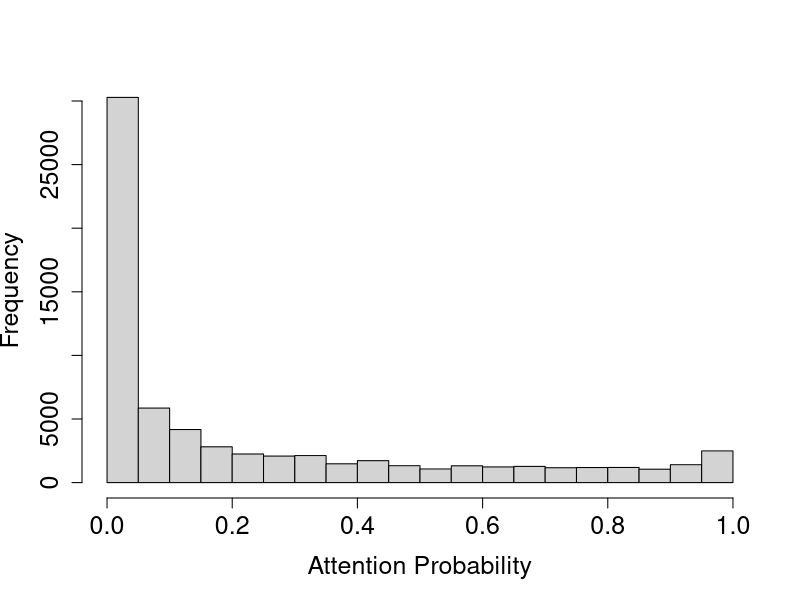
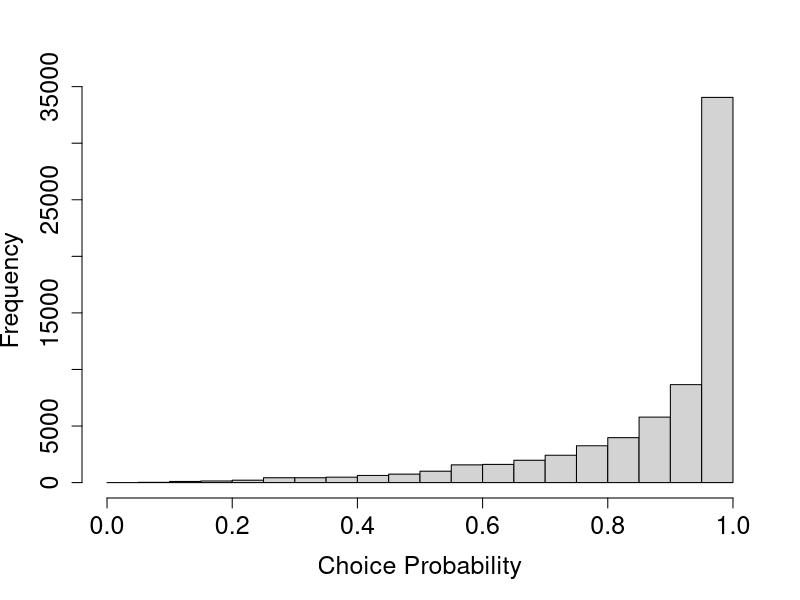
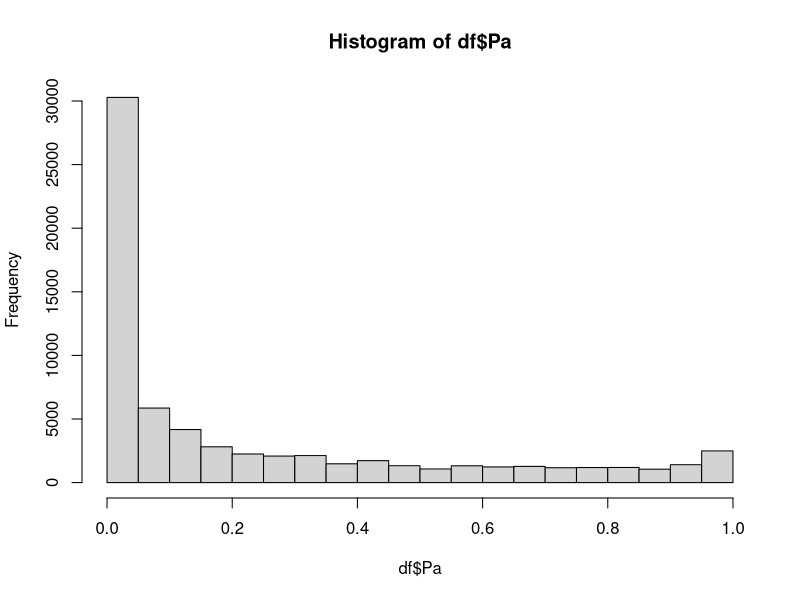
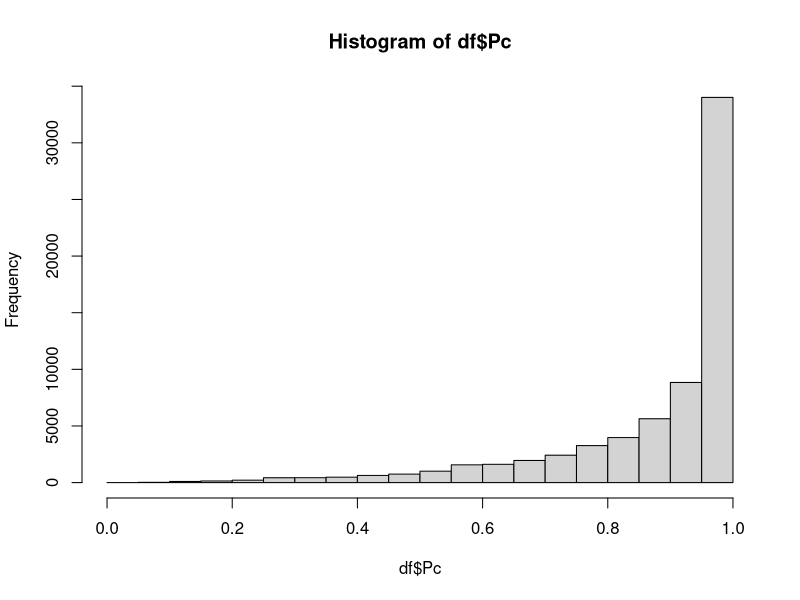
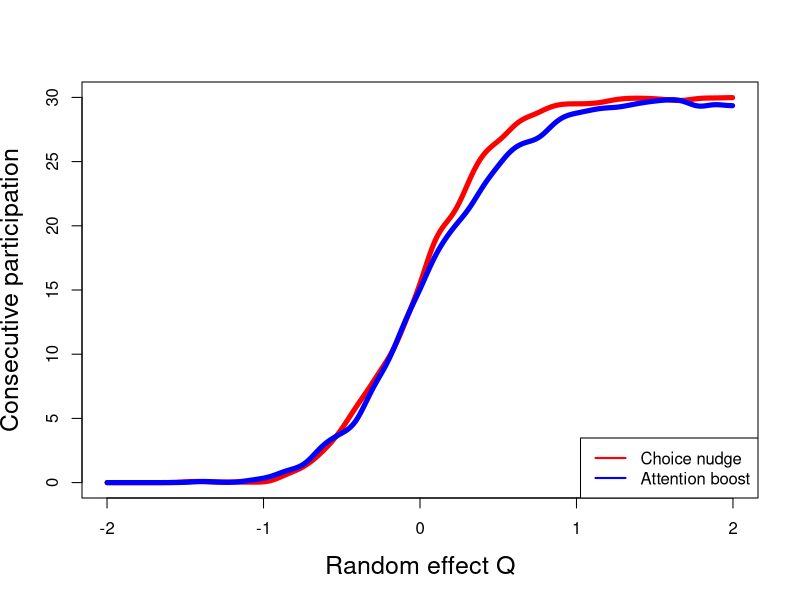
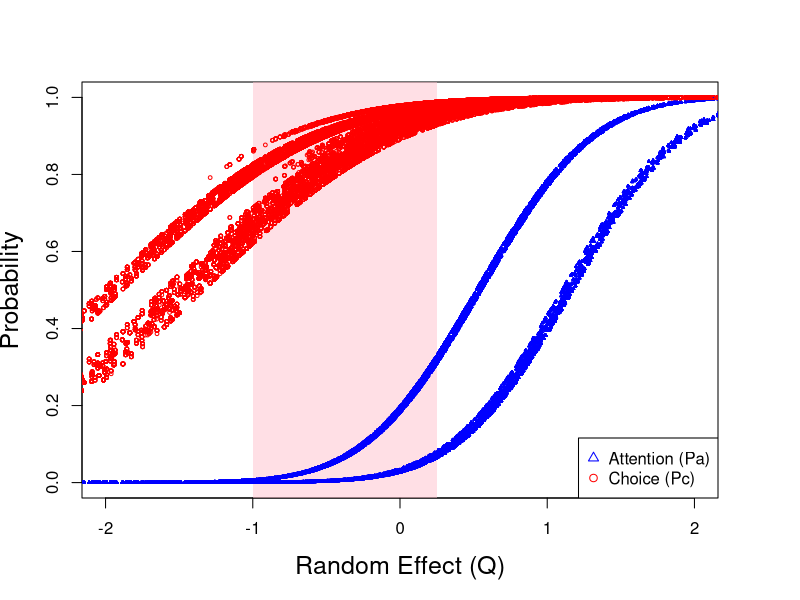
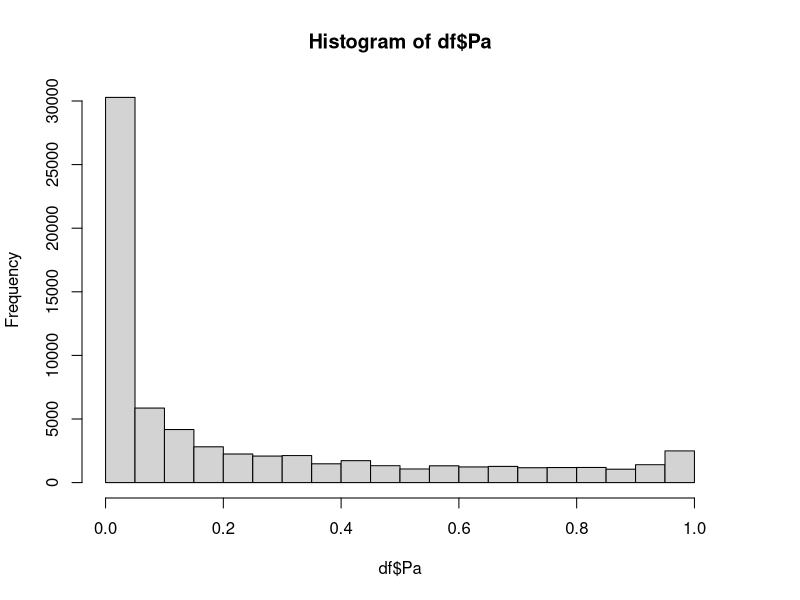
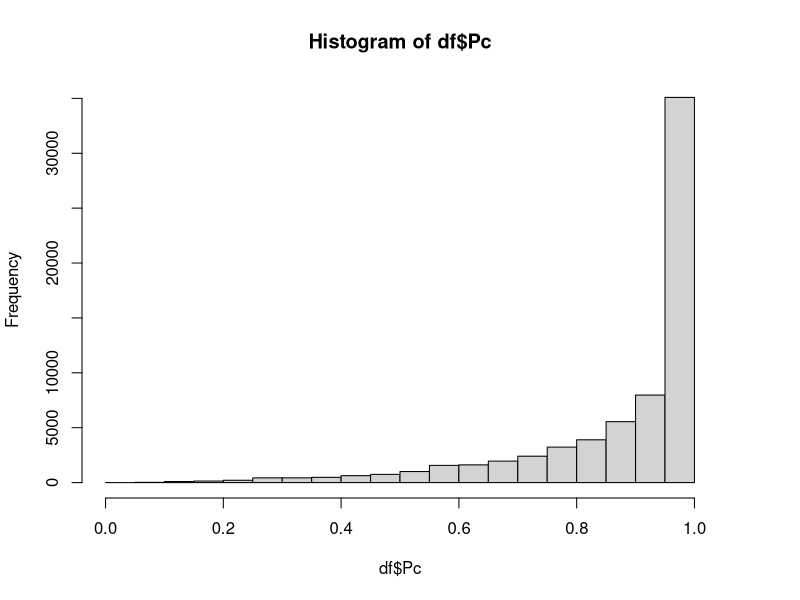

The R script that drew these images, in order:
## ---- chunk 1
knitr::opts_chunk$set(echo = TRUE)
## ---- chunk 2
library(dplyr)
## ---- chunk 3
N  = 450*5
T = 30
names_df <- c("id","month","NK1", "NK2to5", "kid1age", "kid2age", "YA", "edu", "LA",
              "Y", "logB", "Q","Pa", "Pc", "S", "pastD", "D")
K  = length(names_df)
df <- as.data.frame(matrix(NA,nrow = N*T,K))
names(df) <- names_df

# Set id and month
df$id <- rep(1:N,each = T)
df$month <- rep(1:T)

# Set edu and LA
df$edu <- rep(c(1,2,3),each = T)
df$LA <- rep(c(10,15,20),each = 3*T)

# Set number of kids each period
# There are five possible initial age of kidage 1: 3,6,9,12,15
# Half of the households have a newborn at the TT+1 month
# Each household has at most two kids
kid1age_initial <- rep(c(2,4,6,8,10),each = 3*3)
kid1age <- unlist(lapply(kid1age_initial, function(age) age + (0:(T-1))))
df$kid1age <- kid1age

TT = 12 # A second child is born in TT+1 month
kid2age <- c(rep(NA,T),rep(NA,TT),seq(1:(T-TT)))
df$kid2age <- kid2age
## ---- chunk 4
set.seed(123) # set seed to ensure replicability

# Generate NK1 and NK25
df$NK1 <- (df$kid1age < 13) + ifelse(df$kid2age %in% seq(1,12),1,0)
df$NK2to5 <- (df$kid1age >= 13) + ifelse(df$kid2age %in% seq(13,48),1,0)

# Generate YA
df$YA <- pmin(df$kid1age, df$kid2age, na.rm = TRUE)

# Generate Y
df$Y <- ifelse(df$YA %in% c(1,13,25,37),1,0)


# Generate benefit 
df <- df %>%
  mutate(logB = case_when(
    NK1 == 0 & NK2to5 == 1 ~ 4.709530,
    NK1 == 1 & NK2to5 == 0 ~ 5.017260,
    NK1 == 0 & NK2to5 == 2 ~ 4.809471,
    NK1 == 1 & NK2to5 == 1 ~ 5.091703,
  ))


df$Q <- rep(rnorm(N),each = T) 


## ---- chunk 5

# Set the parameters
sigma1 <- exp(0.495)
sigma2 <- exp(-0.081)



for (i in 1:N){ # loop through all households
  di <- rep(NA,T)
  Si <- rep(NA,T)
  Pai <- rep(NA,T)
  Pci <- rep(NA,T)
  pastd <- rep(NA,T)
  
  X <- df[df$id==i,]
  
  d0 = 0 # initial condition 0
  
  # Simulate decisions sequentially
  for (t in 1:T){
    pastd[t] <- d0 # record last period decision
    
    Pai[t] <- pnorm(-3.945 + 
                   0.610*X$logB[t] 
                 - 0.755 * ifelse(X$YA[t] > 12,1,0)
                 - 0.001 * X$LA[t]
                 - 0.027 * X$edu[t] * ifelse(X$YA[t] > 12,1,0)
                 + sigma1 * X$Q[t]
                 ) # record attention probability
    
    Si[t] <- max(1-d0, d0*X$Y[t])
      
    Pci[t] <- pnorm(0.908 + 
                   0.218*X$logB[t] 
                 - 0.504 * ifelse(X$YA[t] > 12,1,0)
                 - 0.360 * Si[t]
                 + 0.010 * Si[t] * X$LA[t]
                 + 0.063 * X$edu[t] * ifelse(X$YA[t] > 12,1,0)
                 + sigma2 * X$Q[t]
                 ) # record choice probability
    
    di[t] <- rbinom(1,1,Pai[t]^(1-d0)) * rbinom(1,1,Pci[t])

    d0 <- di[t] # update the "initial condition"
  }
  
  # fill in the data for df
  df$pastD[df$id==i] <- pastd
  df$D[df$id==i] <- di
  df$Pa[df$id==i] <- Pai
  df$Pc[df$id==i] <- Pci
  df$S[df$id==i] <- Si
}

sum(df$D)/dim(df)[1]

sum(df$D[df$YA<=12])/sum(df$YA<=12)

sum(df$D[df$YA>12])/sum(df$YA>12)

df_NI <- df
## ---- chunk 6
hist(df$Pa,breaks = seq(0,1,0.05),main = "",xlab = "Attention Probability",cex.lab = 1.5,cex.axis=1.5)
hist(df$Pc,breaks = seq(0,1,0.05),main = "",xlab = "Choice Probability",cex.lab = 1.5,cex.axis=1.5)

mean(df$logB[df$D == 1])
mean(df$NK1[df$D == 1])
mean(df$YA[df$D == 1])
mean(df$edu[df$D == 1])
mean(df$LA[df$D == 1])
mean(df$Q[df$D == 1])

Q_NI <- df$Q[df$D == 1]

Q_NI0 <- df$Q[df$D == 0]

# plot average participation duration across Q

## ---- chunk 7
#set.seed(1234) # set seed to ensure replicability
#df$Q <- rep(rnorm(N),each = T) 
# Set the parameters
sigma1 <- exp(0.495)
sigma2 <- exp(-0.081)


for (i in 1:N){ # loop through all households
  di <- rep(NA,T)
  Si <- rep(NA,T)
  Pai <- rep(NA,T)
  Pci <- rep(NA,T)
  pastd <- rep(NA,T)
  
  X <- df[df$id==i,]
  
  d0 = 0 # initial condition 0
  
  # Simulate decisions sequentially
  for (t in 1:T){
    pastd[t] <- d0 # record last period decision
    
    Pai[t] <- pnorm(-3.945 + 
                   0.610*X$logB[t] 
                 - 0.755 * ifelse(X$YA[t] > 12,1,0)
                 - 0.001 * X$LA[t]
                 - 0.027 * X$edu[t] * ifelse(X$YA[t] > 12,1,0)
                 + sigma1 * X$Q[t]
                 ) # record attention probability
    
    Si[t] <- max(1-d0, d0*X$Y[t])
      
    Pci[t] <- pnorm(0.908 + 
                   0.218*X$logB[t] 
                 - 0.504 * ifelse(X$YA[t] > 12,1,0)
                 - 0.360 * Si[t]
                 + 0.010 * Si[t] * X$LA[t]
                 + 0.063 * X$edu[t] * ifelse(X$YA[t] > 12,1,0)
                 + sigma2 * X$Q[t]
                 ) # record choice probability
    
    di[t] <- rbinom(1,1,1) * rbinom(1,1,Pci[t])

    d0 <- di[t] # update the "initial condition"
  }
  
  # fill in the data for df
  df$pastD[df$id==i] <- pastd
  df$D[df$id==i] <- di
  df$Pa[df$id==i] <- Pai
  df$Pc[df$id==i] <- Pci
  df$S[df$id==i] <- Si
}

sum(df$D)/dim(df)[1]

sum(df$D[df$YA<=12])/sum(df$YA<=12)

sum(df$D[df$YA>12])/sum(df$YA>12)
## ---- chunk 8
#set.seed(1234) # set seed to ensure replicability
# Set random effect Q
#df$Q <- rep(rnorm(N),each = T) 

# Set the parameters
sigma1 <- exp(0.495)
sigma2 <- exp(-0.081)


for (i in 1:N){ # loop through all households
  di <- rep(NA,T)
  Si <- rep(NA,T)
  Pai <- rep(NA,T)
  Pci <- rep(NA,T)
  pastd <- rep(NA,T)
  
  X <- df[df$id==i,]
  
  d0 = 0 # initial condition 0
  
  # Simulate decisions sequentially
  for (t in 1:T){
    pastd[t] <- d0 # record last period decision
    
    Pai[t] <- pnorm(-3.945 + 
                   0.610 * X$logB[t] 
                 - 0.755 * ifelse(X$YA[t] > 12,1,0)
                 - 0.001 * X$LA[t]
                 - 0.027 * X$edu[t] * ifelse(X$YA[t] > 12,1,0)
                 + sigma1 * X$Q[t]
                 ) # record attention probability
    
    Si[t] <- max(1-d0, d0*X$Y[t])
      
    Pci[t] <- pnorm(0.908 + 
                   0.218 * X$logB[t] 
                 - 0.504 * ifelse(X$YA[t] > 12,1,0)
                 - 0.360 * Si[t]
                 + 0.010 * Si[t] * X$LA[t]
                 + 0.063 * X$edu[t] * ifelse(X$YA[t] > 12,1,0)
                 + sigma2 * X$Q[t]
                 ) # record choice probability
    
    di[t] <- rbinom(1,1,Pai[t]^(1-d0)) * rbinom(1,1,1)

    d0 <- di[t] # update the "initial condition"
  }
  
  # fill in the data for df
  df$pastD[df$id==i] <- pastd
  df$D[df$id==i] <- di
  df$Pa[df$id==i] <- Pai
  df$Pc[df$id==i] <- Pci
  df$S[df$id==i] <- Si
}

sum(df$D)/dim(df)[1]

sum(df$D[df$YA<=12])/sum(df$YA<=12)

sum(df$D[df$YA>12])/sum(df$YA>12)
## ---- chunk 9
#set.seed(1234) # set seed to ensure replicability
# Set random effect Q
#df$Q <- rep(c(-0.5,-0.4,-0.3,-0.2,-0.1),each = 3*3*10*T) # Let's help those with low thriftiness
#df$Q <- rep(rnorm(N),each = T) 
# Set the parameters
sigma1 <- exp(0.495)
sigma2 <- exp(-0.081)


for (i in 1:N){ # loop through all households
  di <- rep(NA,T)
  Si <- rep(NA,T)
  Pai <- rep(NA,T)
  Pci <- rep(NA,T)
  pastd <- rep(NA,T)
  
  X <- df[df$id==i,]
  
  d0 = 0 # initial condition 0
  
  # Simulate decisions sequentially
  for (t in 1:T){
    pastd[t] <- d0 # record last period decision
    
    Pai[t] <- pnorm(-3.945 + 
                   0.610 * X$logB[t] 
                 - 0.755 * ifelse(X$YA[t] > 12,1,0)
                 - 0.001 * X$LA[t]
                 - 0.027 * X$edu[t] * ifelse(X$YA[t] > 12,1,0)
                 + sigma1 * X$Q[t]
                 ) # record attention probability
    
    Si[t] <- max(1-d0, d0*X$Y[t])
      
    Pci[t] <- pnorm(0.908 + 
                   0.218 * X$logB[t] 
                 - 0.504 * ifelse(X$YA[t] > 12,1,0)
                 - 0.360 * Si[t]
                 + 0.010 * Si[t] * X$LA[t]
                 + 0.063 * X$edu[t] * ifelse(X$YA[t] > 12,1,0)
                 + sigma2 * X$Q[t]
                 ) # record choice probability
    
    
  # attention raising policy intervention
    if (t >= 2){ # The intervention will only be triggered when a household exits WIC
      if (X$pastD[t-1] == 1 & X$pastD[t] == 0){
        # print(c(i,t,Pai[t]))
        Pai[t] <- min(Pai[t] + 0.3,1) # attention raise by 30%
        di[t] <- rbinom(1,1,Pai[t]) * rbinom(1,1,Pci[t]) 
        #print(c(i,t,Pai[t]))
      } else {
        di[t] <- rbinom(1,1,Pai[t]^(1-d0)) * rbinom(1,1,Pci[t])
      }
    } else {
      di[t] <- rbinom(1,1,Pai[t]^(1-d0)) * rbinom(1,1,Pci[t])
    }
    
    d0 <- di[t] # update the "initial condition"
    
  } 
  
  # fill in the data for df
  df$pastD[df$id==i] <- pastd
  df$D[df$id==i] <- di
  df$Pa[df$id==i] <- Pai
  df$Pc[df$id==i] <- Pci
  df$S[df$id==i] <- Si
}

sum(df$D)/dim(df)[1]

sum(df$D[df$YA<=12])/sum(df$YA<=12)

sum(df$D[df$YA>12])/sum(df$YA>12)

df_AB <- df
## ---- chunk 10
hist(df$Pa,breaks = seq(0,1,0.05))
hist(df$Pc,breaks = seq(0,1,0.05))

mean(df$logB[df$D == 1])
mean(df$NK1[df$D == 1])
mean(df$YA[df$D == 1])
mean(df$edu[df$D == 1])
mean(df$LA[df$D == 1])
mean(df$Q[df$D == 1])

sd(df$logB[df$D == 1])
sd(df$NK1[df$D == 1])
sd(df$YA[df$D == 1])
sd(df$edu[df$D == 1])
sd(df$LA[df$D == 1])
sd(df$Q[df$D == 1])

Q_AR <- df$Q[df$D == 1]
## ---- chunk 11
#set.seed(1234) # set seed to ensure replicability
# Set random effect Q
#df$Q <- rep(c(-0.5,-0.4,-0.3,-0.2,-0.1),each = 3*3*10*T) # Let's help those with low thriftiness
#df$Q <- rep(rnorm(N),each = T) 

# Set the parameters
sigma1 <- exp(0.495)
sigma2 <- exp(-0.081)


for (i in 1:N){ # loop through all households
  di <- rep(NA,T)
  Si <- rep(NA,T)
  Pai <- rep(NA,T)
  Pci <- rep(NA,T)
  pastd <- rep(NA,T)
  
  X <- df[df$id==i,]
  
  d0 = 0 # initial condition 0
  
  # Simulate decisions sequentially
  for (t in 1:T){
    pastd[t] <- d0 # record last period decision
    
    Pai[t] <- pnorm(-3.945 + 
                   0.610 * X$logB[t] 
                 - 0.755 * ifelse(X$YA[t] > 12,1,0)
                 - 0.001 * X$LA[t]
                 - 0.027 * X$edu[t] * ifelse(X$YA[t] > 12,1,0)
                 + sigma1 * X$Q[t]
                 ) # record attention probability
    
    Si[t] <- max(1-d0, d0*X$Y[t])
      
    Pci[t] <- pnorm(0.908 + 
                   0.218 * X$logB[t] 
                 - 0.504 * ifelse(X$YA[t] > 12,1,0)
                 - 0.360 * Si[t]
                 + 0.010 * Si[t] * X$LA[t]
                 + 0.063 * X$edu[t] * ifelse(X$YA[t] > 12,1,0)
                 + sigma2 * X$Q[t]
                 ) # record choice probability
    
    
  # choice inducing policy intervention
    if (X$pastD[t] == 1 & X$YA[t] <= 30){ 
      # The intervention will only be triggered when the household is in the program AND
      # YA is between the 1 to 30 month
      Pci[t] <- min(Pci[t] + 0.01,1) # choice raise by 1%
      di[t] <- rbinom(1,1,Pai[t]^(1-d0)) * rbinom(1,1,Pci[t])
      # print(c(i,t))
    } else {
      di[t] <- rbinom(1,1,Pai[t]^(1-d0)) * rbinom(1,1,Pci[t])
    }
    
    d0 <- di[t] # update the "initial condition"
  } 
  
  # fill in the data for df
  df$pastD[df$id==i] <- pastd
  df$D[df$id==i] <- di
  df$Pa[df$id==i] <- Pai
  df$Pc[df$id==i] <- Pci
  df$S[df$id==i] <- Si
}

sum(df$D)/dim(df)[1]

sum(df$D[df$YA<=12])/sum(df$YA<=12)

sum(df$D[df$YA>12])/sum(df$YA>12)

df_CN <- df
## ---- chunk 12
library(dplyr)
library(ggplot2)

# Step 1: compute max_consec per household, filter Q
result_AB <- df_AB %>%
  group_by(id) %>%
  summarise(
    max_consec = {
      runs <- rle(D)
      if (any(runs$values == 1)) {
        max(runs$lengths[runs$values == 1])
      } else {
        0
      }
    },
    Q_value = first(Q),
    Pa_value = first(Pa),
    .groups = "drop"
  ) %>%
  filter(Q_value >= -2, Q_value <= 2)

# Step 2: bin Q for plotting
result_AB <- result_AB %>%
  mutate(
    Q_bin = cut(
      Q_value,
      breaks = seq(-2, 2, by = 0.2),
      include.lowest = TRUE,
      right = FALSE
    )
  )


# Step 1: compute max_consec per household, filter Q
result_CN <- df_CN %>%
  group_by(id) %>%
  summarise(
    max_consec = {
      runs <- rle(D)
      if (any(runs$values == 1)) {
        max(runs$lengths[runs$values == 1])
      } else {
        0
      }
    },
    Q_value = first(Q),
    Pa_value = first(Pa),
    .groups = "drop"
  ) %>%
  filter(Q_value >= -2, Q_value <= 2)

# Step 2: bin Q for plotting
result_CN <- result_CN %>%
  mutate(
    Q_bin = cut(
      Q_value,
      breaks = seq(-2, 2, by = 0.2),
      include.lowest = TRUE,
      right = FALSE
    )
  )

# Kernel regression plot
plot(
  ksmooth(result_CN$Q_value, result_CN$max_consec, kernel = "normal", bandwidth = 0.2),
  type = "l", col = "red", lwd = 5,
  xlim = c(-2, 2), ylim = c(0, 30),
  xlab = "Random effect Q", ylab = "Consecutive participation",
  cex.lab = 1.5
)
lines(
  ksmooth(result_AB$Q_value, result_AB$max_consec, kernel = "normal", bandwidth = 0.2),
  col = "blue", lwd = 5
)
legend("bottomright", legend = c("Choice nudge", "Attention boost"), col = c("red", "blue"), lwd = 2)
# par(new=TRUE)
# plot(df_NI$Q,df_NI$Pa,xlim = c(-2,2),yaxt = "n",pch = 2,ylab = "",xlab ="",cex = 0.1,col = "blue")
# axis(4)
# par(new=TRUE)
# plot(df_NI$Q,df_NI$Pc,xlim = c(-2,2),yaxt = "n",pch = 2,ylab = "",xlab ="",cex = 0.1)

# plot(df_CN$Q,df_CN$Pa) # same as plot(df_NI$Q,df_NI$Pa)
## ---- chunk 13
# Set up the plot area
par(mar = c(5, 4, 4, 4) + 0.1)  # Extra space for right y-axis

# First plot (Pa - left y-axis)
plot(df_NI$Q, df_NI$Pa, 
     xlim = c(-2, 2), ylim = c(0, 1),
     pch = 2, cex = 0.25, col = "blue",
     xlab = "Random Effect (Q)", ylab = "Probability",
     cex.lab = 1.5,
     main = "")

# Add transparent pink rectangle for -1 < Q < 0.25
rect(-1, -0.1, 0.25, 1.1, 
     col = adjustcolor("pink", alpha.f = 0.5), border = NA)

# Redraw points to ensure they're visible
points(df_NI$Q, df_NI$Pa, pch = 2, cex = 0.25, col = "blue")

# Second plot (Pc - right y-axis)
par(new = TRUE)
plot(df_NI$Q, df_NI$Pc, 
     xlim = c(-2, 2), ylim = c(0, 1),
     axes = FALSE, pch = 1, cex = 0.5, col = "red",
     xlab = "", ylab = "")

# Add right y-axis
# axis(4)
# mtext("Choice Probability (Pc)", side = 4, line = 3)

# Add legend
legend("bottomright", 
       legend = c("Attention (Pa)", "Choice (Pc)"),
       pch = c(2, 1), col = c("blue", "red"),
       bg = "white")
## ---- chunk 14
hist(df$Pa,breaks = seq(0,1,0.05))
hist(df$Pc,breaks = seq(0,1,0.05))

mean(df$logB[df$D == 1])
mean(df$NK1[df$D == 1])
mean(df$YA[df$D == 1])
mean(df$edu[df$D == 1])
mean(df$LA[df$D == 1])
mean(df$Q[df$D == 1])

Q_CI <- df$Q[df$D == 1]
## ---- chunk 15
library(ggplot2)

# Define color scheme
cols <- c("NI" = "gray", "AR" = "blue", "CI" = "red")

# Create combined dataframe (ordered by desired appearance)
plot_data <- rbind(
  data.frame(Q = Q_NI, Group = "NI"),
  data.frame(Q = Q_AR, Group = "AR"),
  data.frame(Q = Q_CI, Group = "CI")
)


ggplot(plot_data, aes(x = Q, color = Group)) +
  geom_density(linewidth = 1.5) +
  scale_color_manual(
    values = c("NI" = "gray", "AR" = "blue", "CI" = "red"),
    name = ""
  ) +
  labs(x = "Random effect Q", y = "Density") +
  theme_minimal(base_size = 20) +
  theme(
    legend.position = 'top',
    legend.key = element_blank(),  # Remove legend key background
    legend.spacing.x = unit(0.5, 'cm')  # Add space between legend items
  ) +
  guides(color = guide_legend(
    override.aes = list(
      linetype = 1.5,
      shape = 1,         # Absolutely no shapes
      linewidth = 1,      # Line thickness
      fill = NA,          # No fill
      alpha = 1,          # No transparency
      colour = c("blue", "red", "gray")  # Explicit colors
    ),
    keywidth = unit(1, "cm")  # Lengthen the legend lines
  ))

mean(Q_NI > 0)
mean(Q_AR > 0)
mean(Q_CI > 0)

## ---- chunk 16
# Define color scheme
cols <- c("NI" = "gray", "AR" = "blue", "CI" = "red")

# Create combined dataframe (ordered by desired appearance)
plot_data <- rbind(
  data.frame(Q = Q_NI, Group = "NI"),
  data.frame(Q = Q_AR, Group = "AR"),
  data.frame(Q = Q_CI, Group = "CI")
)

# Base plot setup
base_plot <- ggplot() +
  scale_color_manual(values = cols) +
  labs(x = "Random effect Q", y = "Density") +
  theme_minimal(base_size = 20) +
  xlim(-2, 3.5) + ylim(0, 0.8) +
  theme(legend.position = "none")

# Build plots with explicit layer order
p2 <- base_plot +
  geom_density(
    data = subset(plot_data, Group == "NI"),
    aes(x = Q, color = Group),
    linewidth = 1.5
  )

p3 <- base_plot +
  geom_density(
    data = subset(plot_data, Group == "NI"),
    aes(x = Q, color = Group),
    linewidth = 1.5
  ) +
  geom_density(
    data = subset(plot_data, Group == "AR"),
    aes(x = Q, color = Group),
    linewidth = 1.5
  )

p4 <- base_plot +
  geom_density(
    data = subset(plot_data, Group == "NI"),
    aes(x = Q, color = Group),
    linewidth = 1.5
  ) +
  geom_density(
    data = subset(plot_data, Group == "AR"),
    aes(x = Q, color = Group),
    linewidth = 1.5
  ) +
  geom_density(
    data = subset(plot_data, Group == "CI"),
    aes(x = Q, color = Group),
    linewidth = 1.5
  )

p2
p3
p4

# # Display plots
# (p1 | p2) / (p3 | p4)
## ---- chunk 17
#set.seed(1234) # set seed to ensure replicability
#df$Q <- rep(rnorm(N),each = T) 
# Set the parameters
sigma1 <- exp(0.495)
sigma2 <- exp(-0.081)


for (i in 1:N){ # loop through all households
  di <- rep(NA,T)
  Si <- rep(NA,T)
  Pai <- rep(NA,T)
  Pci <- rep(NA,T)
  pastd <- rep(NA,T)
  
  X <- df[df$id==i,]
  
  d0 = 0 # initial condition 0
  
  # Simulate decisions sequentially
  for (t in 1:T){
    pastd[t] <- d0 # record last period decision
    
    Pai[t] <- pnorm(-3.945 + 
                   0.610 * X$logB[t] 
                 - 0.755 * ifelse(X$YA[t] > 12,1,0)
                 - 0.001 * X$LA[t]
                 - 0.027 * X$edu[t] * ifelse(X$YA[t] > 12,1,0)
                 + sigma1 * X$Q[t]
                 ) # record attention probability
    
    Si[t] <- max(1-d0, d0*X$Y[t])
      
    Pci[t] <- pnorm(0.908 + 
                   0.218*X$logB[t] 
                 - 0.504 * ifelse(X$YA[t] > 12,1,0)
                 - 0.360 * Si[t]
                 + 0.010 * Si[t] * X$LA[t]
                 + 0.063 * X$edu[t] * ifelse(X$YA[t] > 12,1,0)
                 + sigma2 * X$Q[t]
                 ) # record choice probability
    
    # intervene when the household has never participated before
    if(t == 1){
      Pai[t] <- Pai[t] + 0.3
      Pci[t] <- Pci[t] 
      di[t] <- rbinom(1,1,min(Pai[t],1)) * rbinom(1,1,min(Pci[t],1))
    } else {
      di[t] <- rbinom(1,1,Pai[t]^(1-d0)) * rbinom(1,1,Pci[t])
    }

    d0 <- di[t] # update the "initial condition"
  }
  
  # fill in the data for df
  df$pastD[df$id==i] <- pastd
  df$D[df$id==i] <- di
  df$Pa[df$id==i] <- Pai
  df$Pc[df$id==i] <- Pci
  df$S[df$id==i] <- Si
}

sum(df$D)/dim(df)[1]
## ---- chunk 18
# hist(df$Pa,breaks = seq(0,1,0.05))
# hist(df$Pc,breaks = seq(0,1,0.05))

mean(df$logB[df$D == 1])
mean(df$NK1[df$D == 1])
mean(df$YA[df$D == 1])
mean(df$edu[df$D == 1])
mean(df$LA[df$D == 1])
mean(df$Q[df$D == 1])

Q_FN0 <- df$Q[df$D == 0]
## ---- chunk 19
# Define color scheme
cols <- c("NI0" = "gray", "FN0" = "red")

# Create combined dataframe (ordered by desired appearance)
plot_data0 <- rbind(
  data.frame(Q = Q_NI0, Group = "NI0"),
  data.frame(Q = Q_FN0, Group = "FN0")
)

# Base plot setup
ggplot(plot_data0, aes(x = Q, color = Group)) +
  geom_density(linewidth = 1.5) +
  scale_color_manual(
    values = c("NI0" = "gray",  "FN0" = "red"),
    name = ""
  ) +
  labs(x = "Random effect Q", y = "Density") +
  theme_minimal(base_size = 20) +
  theme(
    legend.position = 'top',
    legend.key = element_blank(),  # Remove legend key background
    legend.spacing.x = unit(0.5, 'cm')  # Add space between legend items
  ) +
  guides(color = guide_legend(
    override.aes = list(
      linetype = 1.5,
      shape = 1,         # Absolutely no shapes
      linewidth = 1.5,      # Line thickness
      fill = NA,          # No fill
      alpha = 1,          # No transparency
      colour = c("red", "gray")  # Explicit colors
    ),
    keywidth = unit(1, "cm")  # Lengthen the legend lines
  ))
